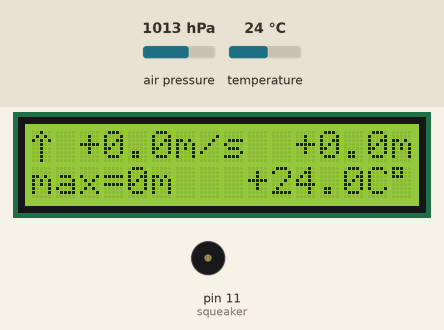
A sketch run on a simulated Arduino Uno, built with avr-gcc and run on an emulated ATmega328P. Shown: 16×2 character LCD, buzzer (waves = sounding). The inputs (shaded band) are chosen by the test bench; at power-on: air pressure 1013 hPa, temperature 24 °C.

Above: at 2.6 s.
2.7 s: air pressure set to 1025 hPa
At 3.9 s:
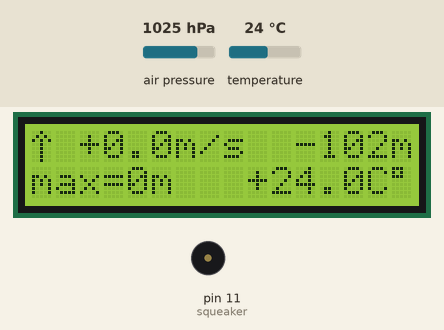
4.4 s: air pressure set to 952 hPa
At 4.57 s:
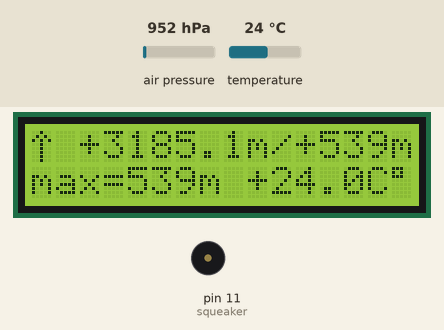
6.1 s: air pressure set to 975 hPa
At 6.41 s:
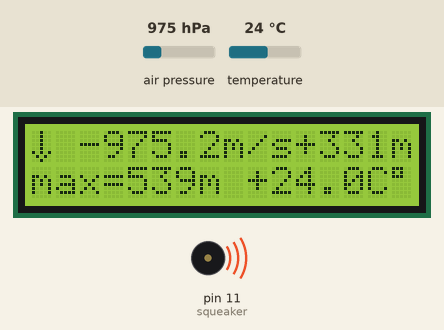
19.3 s: air pressure set to 1000 hPa
At 19.42 s:
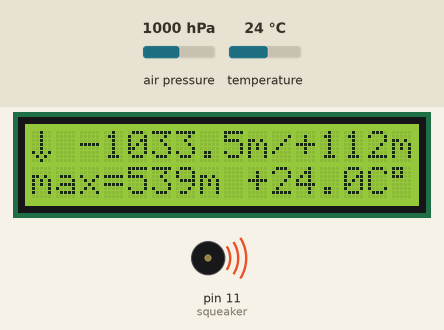
21.0 s: air pressure set to 1048 hPa
At 21.31 s:
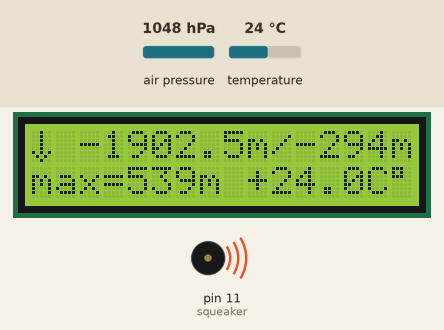
34.2 s: temperature set to 12 °C
At 43.2 s:
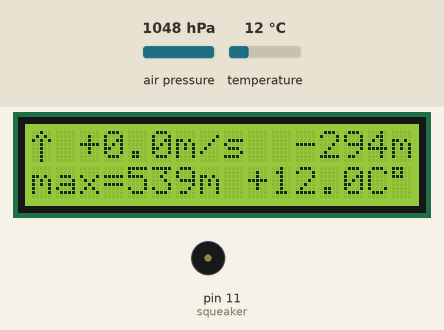
Timing chart, 0 to 44.4 s (numbered marks = the images above; inputs shaded):
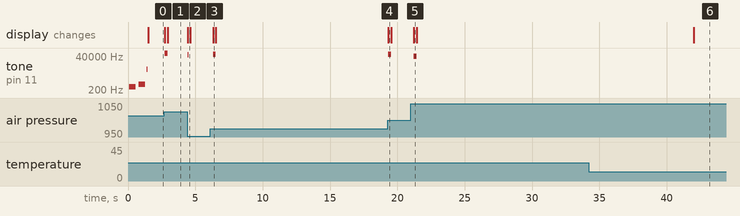

Measured:
- after the input at 2.7 s, tone on pin 11 (squeaker): silent → 59070 Hz after 0.05 s, → silent 0.21 s later; the display: first changes after 0.05 s (image 1 shows a later state)
- after the input at 4.4 s, tone on pin 11 (squeaker): silent → 49177 Hz at once, → silent 0.10 s later; the display: changes at once (image 2)
- after the input at 6.1 s, tone on pin 11 (squeaker): silent → 52226 Hz after 0.21 s, → silent 0.21 s later; the display: changes after 0.21 s (image 3)
- after the input at 19.3 s, tone on pin 11 (squeaker): silent → 51410 Hz at once, → silent 0.21 s later; the display: changes at once (image 4)
- after the input at 21.0 s, tone on pin 11 (squeaker): silent → 39244 Hz after 0.21 s, → silent 0.21 s later; the display: changes after 0.21 s (image 5)
- after the input at 34.2 s, the display: changes after 7.8 s (image 6)

The sketch:

sketch_mar26a.ino
```cpp
#include <LiquidCrystal.h>                //display lib
#include <TimerOne.h>
#include <math.h>                         //math lib
#include "SparkFunBME280.h"               //bme280 lib
#include "Wire.h"
#include "SPI.h"


BME280 mySensor;                          //global object - sensor
LiquidCrystal lcd(7, 6, 5, 4, 3, 2);      //lcd pin settings & creatnig global object


float getspeed(unsigned long);
void set_temperature(void);
float getAltitude(void);
void boot_song(void);
void print_lcd(void);
void squeals(float);


byte simbol_up[8]={
  B00100, B01010, B10101, B00100,         //creating my own symbols
  B00100, B00100, B00100, B00100
};
byte simbol_down[8]={
  B00100, B00100, B00100, B00100,
  B00100, B10101, B01010, B00100
};
byte simbol_degree[8]={
  B11100, B10100, B11100, B0, B0, B0, B0, B0
};


float zeroPress=0.0, pressure=0.0, previousPress=0.0;
float zeroTemp=0.0, temperature=0.0, tempCelsium=0.0;
float Speed=0.0;
float Alitude=0.0, maxAlitude=0.0;


int value;


unsigned long previous_time, this_time;


void setup() {
  Timer1.initialize(8388480);                 //set timerone interrupt in 8.4 s
  Timer1.attachInterrupt(set_temperature);    //get new temperatur interrupt

  lcd.begin(16, 2);                           //screen size
  lcd.createChar(0,simbol_up);                //download symbols in lcd
  lcd.createChar(1,simbol_down);
  lcd.createChar(2,simbol_degree);
  lcd.clear();
  lcd.print("Downloading...");

  mySensor.settings.commInterface = I2C_MODE; //i2c
  mySensor.settings.I2CAddress = 0x77;        //i2c adress
  mySensor.settings.runMode = 3;              //normal mode
  mySensor.settings.tStandby = 0;             //0.5ms
  mySensor.settings.filter = 0;               //filter off

  mySensor.settings.tempOverSample = 1;       //??
  mySensor.settings.pressOverSample = 1;
  mySensor.settings.humidOverSample = 1;

  delay(10);                                  //Make sure sensor had enough time to turn on. BME280 requires 2ms to start up.

  pinMode(11, OUTPUT);                        //squeaker

  mySensor.begin();                           //sensor loads

  zeroTemp=temperature=(tempCelsium=mySensor.readTempC())+273.15;             //get temperature in K
  zeroPress=previousPress=pressure=mySensor.readFloatPressure();//get pressure

  boot_song();                                                //boot song -\__/-

  previous_time=millis();                                     //get time from ON
}

void loop() {
  pressure=mySensor.readFloatPressure();                      //perhaps, i should fit pressure

  this_time=millis();

  Speed=getspeed(this_time-previous_time);
  previous_time=this_time;
  previousPress=pressure;

  Alitude=getAltitude();
  if(Alitude>maxAlitude){
    maxAlitude=Alitude;
  }

  print_lcd();
  squeals(Speed);
 }

void squeals(float my_speed){

  if(my_speed<=-3.0){
    tone(11,342+14*my_speed);
    delay(200);
    return;
  }

  if((my_speed>-3.0)&&(my_speed<=-0.6)){
    tone(11,531+77*my_speed);
    delay(200);
    return;
  }

  if((my_speed>=0.1)&&(my_speed<5.0)){
    tone(11,531+77*my_speed);
    delay(300-40*my_speed);
    noTone(11);
    delay(300-40*my_speed);
    return;
  }

  if(my_speed>=5.0){
    tone(11,531+77*my_speed);
    delay(100);
    noTone(11);
    delay(100);
    return;
  }

  if((my_speed>-0.6)&&(my_speed<0.1)){
    noTone(11);
    delay(200);
    return;
  }
}

float getAltitude(void){                                  //barametristik??
  return -29.21537*zeroTemp*log(pressure/zeroPress);
}

float getspeed(unsigned long time_interval){
  return -29215.37*temperature*(pressure-previousPress)/pressure/((float)time_interval);
}

void boot_song(void){
  tone(11,329);
  delay(500);
  noTone(11);
  delay(200);
  tone(11,500);
  delay(500);
  noTone(11);
  delay(100);
  tone(11,5000);
  delay(100);
  noTone(11);
  return;
}
void print_lcd(void){
  lcd.clear();

  if(Speed>=0.0){
    lcd.write(byte(0));
    lcd.print(" +");
    lcd.print(Speed,1);
  }else{
    lcd.write(byte(1));
    lcd.setCursor(2,0);
    lcd.print(Speed,1);
  }

  lcd.print("m/s");

  if((Alitude<10.0)&&(Alitude>-10.0)){
    lcd.setCursor(11,0);
    if(Alitude>=0.0)  lcd.print("+");
    lcd.print(Alitude);
  }else{
    if((Alitude<100.0)&&(Alitude>-100.0)){
      lcd.setCursor(10,0);
      if(Alitude>=0.0)  lcd.print("+");
      lcd.print(Alitude);
    }else{
      if((Alitude<1000.0)&&(Alitude>-1000.0)){
        lcd.setCursor(11,0);
        if(Alitude>=0.0)  lcd.print("+");
        lcd.print(Alitude);
      }else{
        lcd.setCursor(10,0);
        if(Alitude>=0.0)  lcd.print("+");
        lcd.print(Alitude);
      }
    }
  }

  lcd.setCursor(15,0);
  lcd.print("m");

  lcd.setCursor(0,1);
  lcd.print("max=");
  lcd.print(maxAlitude,0);
  lcd.print("m");

  if((tempCelsium<10.0)&&(tempCelsium>-10.0)){
    if(tempCelsium>=0.0){
      lcd.setCursor(10,1);
      lcd.print("+");
      lcd.print(tempCelsium);
    }else{
      lcd.setCursor(10,1);
      lcd.print(tempCelsium);
    }
  }else{
    if(tempCelsium>=0.0){
      lcd.setCursor(9,1);
      lcd.print("+");
      lcd.print(tempCelsium);
    }else{
      lcd.setCursor(9,1);
      lcd.print(tempCelsium);
    }
  }

  lcd.setCursor(14,1);
  lcd.print("C");
  lcd.write(byte(2));

  return;
}

void set_temperature(void){
  temperature=(tempCelsium=mySensor.readTempC())+273.15;
  return;
}
```
